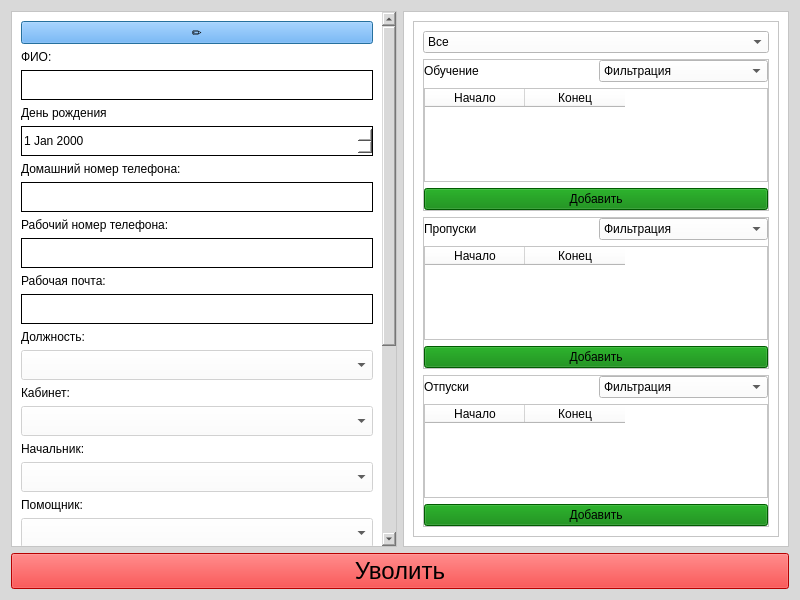
<?xml version="1.0" encoding="UTF-8"?>
<ui version="4.0">
 <class>Dialog</class>
 <widget class="QDialog" name="Dialog">
  <property name="geometry">
   <rect>
    <x>0</x>
    <y>0</y>
    <width>800</width>
    <height>600</height>
   </rect>
  </property>
  <property name="sizePolicy">
   <sizepolicy hsizetype="Fixed" vsizetype="Fixed">
    <horstretch>0</horstretch>
    <verstretch>0</verstretch>
   </sizepolicy>
  </property>
  <property name="minimumSize">
   <size>
    <width>800</width>
    <height>600</height>
   </size>
  </property>
  <property name="maximumSize">
   <size>
    <width>800</width>
    <height>600</height>
   </size>
  </property>
  <property name="windowTitle">
   <string>Dialog</string>
  </property>
  <property name="styleSheet">
   <string notr="true">background-color: rgb(217, 217, 217);</string>
  </property>
  <layout class="QVBoxLayout" name="verticalLayout_4">
   <item>
    <layout class="QVBoxLayout" name="verticalLayout">
     <item>
      <layout class="QHBoxLayout" name="horizontalLayout">
       <item>
        <widget class="QScrollArea" name="scrollArea">
         <property name="minimumSize">
          <size>
           <width>0</width>
           <height>0</height>
          </size>
         </property>
         <property name="maximumSize">
          <size>
           <width>16777215</width>
           <height>16777215</height>
          </size>
         </property>
         <property name="styleSheet">
          <string notr="true">background-color: white;</string>
         </property>
         <property name="widgetResizable">
          <bool>true</bool>
         </property>
         <widget class="QWidget" name="scrollAreaWidgetContents">
          <property name="geometry">
           <rect>
            <x>0</x>
            <y>-364</y>
            <width>367</width>
            <height>899</height>
           </rect>
          </property>
          <layout class="QVBoxLayout" name="verticalLayout_9">
           <item>
            <layout class="QVBoxLayout" name="verticalLayout_2">
             <item>
              <widget class="QPushButton" name="btn_edit">
               <property name="styleSheet">
                <string notr="true">background-color: rgb(85, 170, 255);</string>
               </property>
               <property name="text">
                <string>✏️</string>
               </property>
              </widget>
             </item>
             <item>
              <widget class="QLabel" name="label_2">
               <property name="styleSheet">
                <string notr="true">color: black;</string>
               </property>
               <property name="text">
                <string>ФИО:</string>
               </property>
              </widget>
             </item>
             <item>
              <widget class="QLineEdit" name="input_full_name_2">
               <property name="enabled">
                <bool>false</bool>
               </property>
               <property name="sizePolicy">
                <sizepolicy hsizetype="Expanding" vsizetype="Expanding">
                 <horstretch>0</horstretch>
                 <verstretch>0</verstretch>
                </sizepolicy>
               </property>
               <property name="minimumSize">
                <size>
                 <width>0</width>
                 <height>30</height>
                </size>
               </property>
               <property name="font">
                <font>
                 <kerning>true</kerning>
                </font>
               </property>
               <property name="styleSheet">
                <string notr="true">QWidget {
	background-color: white;
	color: black;
	border: 1px solid black;
}</string>
               </property>
              </widget>
             </item>
            </layout>
           </item>
           <item>
            <layout class="QVBoxLayout" name="verticalLayout_6">
             <item>
              <widget class="QLabel" name="label_6">
               <property name="styleSheet">
                <string notr="true">color: black;</string>
               </property>
               <property name="text">
                <string>День рождения</string>
               </property>
              </widget>
             </item>
             <item>
              <widget class="QDateEdit" name="input_date_of_birth_2">
               <property name="enabled">
                <bool>false</bool>
               </property>
               <property name="sizePolicy">
                <sizepolicy hsizetype="Expanding" vsizetype="Expanding">
                 <horstretch>0</horstretch>
                 <verstretch>0</verstretch>
                </sizepolicy>
               </property>
               <property name="minimumSize">
                <size>
                 <width>0</width>
                 <height>30</height>
                </size>
               </property>
               <property name="styleSheet">
                <string notr="true">QWidget {
	background-color: white;
	color: black;
	border: 1px solid black;
}</string>
               </property>
              </widget>
             </item>
            </layout>
           </item>
           <item>
            <layout class="QVBoxLayout" name="verticalLayout_7">
             <item>
              <widget class="QLabel" name="label_7">
               <property name="styleSheet">
                <string notr="true">color: black;</string>
               </property>
               <property name="text">
                <string>Домашний номер телефона:</string>
               </property>
              </widget>
             </item>
             <item>
              <widget class="QLineEdit" name="input_home_number_2">
               <property name="enabled">
                <bool>false</bool>
               </property>
               <property name="sizePolicy">
                <sizepolicy hsizetype="Expanding" vsizetype="Expanding">
                 <horstretch>0</horstretch>
                 <verstretch>0</verstretch>
                </sizepolicy>
               </property>
               <property name="minimumSize">
                <size>
                 <width>0</width>
                 <height>30</height>
                </size>
               </property>
               <property name="font">
                <font>
                 <kerning>true</kerning>
                </font>
               </property>
               <property name="styleSheet">
                <string notr="true">QWidget {
	background-color: white;
	color: black;
	border: 1px solid black;
}</string>
               </property>
              </widget>
             </item>
            </layout>
           </item>
           <item>
            <layout class="QVBoxLayout" name="verticalLayout_3">
             <item>
              <widget class="QLabel" name="label_3">
               <property name="styleSheet">
                <string notr="true">color: black;</string>
               </property>
               <property name="text">
                <string>Рабочий номер телефона:</string>
               </property>
              </widget>
             </item>
             <item>
              <widget class="QLineEdit" name="input_work_phone">
               <property name="enabled">
                <bool>false</bool>
               </property>
               <property name="sizePolicy">
                <sizepolicy hsizetype="Expanding" vsizetype="Expanding">
                 <horstretch>0</horstretch>
                 <verstretch>0</verstretch>
                </sizepolicy>
               </property>
               <property name="minimumSize">
                <size>
                 <width>0</width>
                 <height>30</height>
                </size>
               </property>
               <property name="font">
                <font>
                 <kerning>true</kerning>
                </font>
               </property>
               <property name="styleSheet">
                <string notr="true">QWidget {
	background-color: white;
	color: black;
	border: 1px solid black;
}</string>
               </property>
              </widget>
             </item>
            </layout>
           </item>
           <item>
            <layout class="QVBoxLayout" name="verticalLayout_8">
             <item>
              <widget class="QLabel" name="label_8">
               <property name="styleSheet">
                <string notr="true">color: black;</string>
               </property>
               <property name="text">
                <string>Рабочая почта:</string>
               </property>
              </widget>
             </item>
             <item>
              <widget class="QLineEdit" name="input_work_email">
               <property name="enabled">
                <bool>false</bool>
               </property>
               <property name="sizePolicy">
                <sizepolicy hsizetype="Expanding" vsizetype="Expanding">
                 <horstretch>0</horstretch>
                 <verstretch>0</verstretch>
                </sizepolicy>
               </property>
               <property name="minimumSize">
                <size>
                 <width>0</width>
                 <height>30</height>
                </size>
               </property>
               <property name="font">
                <font>
                 <kerning>true</kerning>
                </font>
               </property>
               <property name="styleSheet">
                <string notr="true">QWidget {
	background-color: white;
	color: black;
	border: 1px solid black;
}</string>
               </property>
              </widget>
             </item>
            </layout>
           </item>
           <item>
            <layout class="QVBoxLayout" name="verticalLayout_13">
             <item>
              <widget class="QLabel" name="label_13">
               <property name="styleSheet">
                <string notr="true">color: black;</string>
               </property>
               <property name="text">
                <string>Должность:</string>
               </property>
              </widget>
             </item>
             <item>
              <widget class="QComboBox" name="optional_job_titles">
               <property name="enabled">
                <bool>false</bool>
               </property>
               <property name="sizePolicy">
                <sizepolicy hsizetype="Expanding" vsizetype="Expanding">
                 <horstretch>0</horstretch>
                 <verstretch>0</verstretch>
                </sizepolicy>
               </property>
               <property name="minimumSize">
                <size>
                 <width>0</width>
                 <height>30</height>
                </size>
               </property>
               <property name="styleSheet">
                <string notr="true">	background-color: white;
	color: black;</string>
               </property>
              </widget>
             </item>
            </layout>
           </item>
           <item>
            <layout class="QVBoxLayout" name="verticalLayout_11">
             <item>
              <widget class="QLabel" name="label_11">
               <property name="styleSheet">
                <string notr="true">color: black;</string>
               </property>
               <property name="text">
                <string>Кабинет:</string>
               </property>
              </widget>
             </item>
             <item>
              <widget class="QComboBox" name="optional_cabinets">
               <property name="enabled">
                <bool>false</bool>
               </property>
               <property name="sizePolicy">
                <sizepolicy hsizetype="Expanding" vsizetype="Expanding">
                 <horstretch>0</horstretch>
                 <verstretch>0</verstretch>
                </sizepolicy>
               </property>
               <property name="minimumSize">
                <size>
                 <width>0</width>
                 <height>30</height>
                </size>
               </property>
               <property name="styleSheet">
                <string notr="true">	background-color: white;
	color: black;</string>
               </property>
              </widget>
             </item>
            </layout>
           </item>
           <item>
            <layout class="QVBoxLayout" name="verticalLayout_14">
             <item>
              <widget class="QLabel" name="label_9">
               <property name="styleSheet">
                <string notr="true">color: black;</string>
               </property>
               <property name="text">
                <string>Начальник:</string>
               </property>
              </widget>
             </item>
             <item>
              <widget class="QComboBox" name="optional_boss">
               <property name="enabled">
                <bool>false</bool>
               </property>
               <property name="sizePolicy">
                <sizepolicy hsizetype="Expanding" vsizetype="Expanding">
                 <horstretch>0</horstretch>
                 <verstretch>0</verstretch>
                </sizepolicy>
               </property>
               <property name="minimumSize">
                <size>
                 <width>0</width>
                 <height>30</height>
                </size>
               </property>
               <property name="styleSheet">
                <string notr="true">	background-color: white;
	color: black;</string>
               </property>
              </widget>
             </item>
            </layout>
           </item>
           <item>
            <layout class="QVBoxLayout" name="verticalLayout_15">
             <item>
              <widget class="QLabel" name="label_14">
               <property name="styleSheet">
                <string notr="true">color: black;</string>
               </property>
               <property name="text">
                <string>Помощник:</string>
               </property>
              </widget>
             </item>
             <item>
              <widget class="QComboBox" name="optional_helpers_2">
               <property name="enabled">
                <bool>false</bool>
               </property>
               <property name="sizePolicy">
                <sizepolicy hsizetype="Expanding" vsizetype="Expanding">
                 <horstretch>0</horstretch>
                 <verstretch>0</verstretch>
                </sizepolicy>
               </property>
               <property name="minimumSize">
                <size>
                 <width>0</width>
                 <height>30</height>
                </size>
               </property>
               <property name="styleSheet">
                <string notr="true">	background-color: white;
	color: black;</string>
               </property>
              </widget>
             </item>
            </layout>
           </item>
           <item>
            <layout class="QVBoxLayout" name="verticalLayout_16">
             <item>
              <widget class="QLabel" name="label_15">
               <property name="maximumSize">
                <size>
                 <width>16777215</width>
                 <height>20</height>
                </size>
               </property>
               <property name="styleSheet">
                <string notr="true">color: black;</string>
               </property>
               <property name="text">
                <string>Организация:</string>
               </property>
              </widget>
             </item>
             <item>
              <widget class="QComboBox" name="optional_organizations">
               <property name="enabled">
                <bool>false</bool>
               </property>
               <property name="sizePolicy">
                <sizepolicy hsizetype="Expanding" vsizetype="Expanding">
                 <horstretch>0</horstretch>
                 <verstretch>0</verstretch>
                </sizepolicy>
               </property>
               <property name="minimumSize">
                <size>
                 <width>0</width>
                 <height>30</height>
                </size>
               </property>
               <property name="maximumSize">
                <size>
                 <width>16777215</width>
                 <height>30</height>
                </size>
               </property>
               <property name="styleSheet">
                <string notr="true">	background-color: white;
	color: black;</string>
               </property>
              </widget>
             </item>
            </layout>
           </item>
           <item>
            <layout class="QVBoxLayout" name="verticalLayout_17">
             <item>
              <widget class="QLabel" name="label_16">
               <property name="sizePolicy">
                <sizepolicy hsizetype="Preferred" vsizetype="Preferred">
                 <horstretch>0</horstretch>
                 <verstretch>0</verstretch>
                </sizepolicy>
               </property>
               <property name="maximumSize">
                <size>
                 <width>16777215</width>
                 <height>20</height>
                </size>
               </property>
               <property name="styleSheet">
                <string notr="true">color: black;</string>
               </property>
               <property name="text">
                <string>Подразделение:</string>
               </property>
              </widget>
             </item>
             <item>
              <widget class="QComboBox" name="optional_sub_divisions">
               <property name="enabled">
                <bool>false</bool>
               </property>
               <property name="sizePolicy">
                <sizepolicy hsizetype="Expanding" vsizetype="Expanding">
                 <horstretch>0</horstretch>
                 <verstretch>0</verstretch>
                </sizepolicy>
               </property>
               <property name="minimumSize">
                <size>
                 <width>0</width>
                 <height>30</height>
                </size>
               </property>
               <property name="maximumSize">
                <size>
                 <width>16777215</width>
                 <height>30</height>
                </size>
               </property>
               <property name="styleSheet">
                <string notr="true">	background-color: white;
	color: black;</string>
               </property>
              </widget>
             </item>
            </layout>
           </item>
           <item>
            <layout class="QVBoxLayout" name="verticalLayout_10">
             <property name="spacing">
              <number>0</number>
             </property>
             <item>
              <widget class="QLabel" name="label_10">
               <property name="maximumSize">
                <size>
                 <width>16777215</width>
                 <height>20</height>
                </size>
               </property>
               <property name="styleSheet">
                <string notr="true">color: black;</string>
               </property>
               <property name="text">
                <string>Отдел:</string>
               </property>
              </widget>
             </item>
             <item>
              <widget class="QComboBox" name="optional_department">
               <property name="enabled">
                <bool>false</bool>
               </property>
               <property name="sizePolicy">
                <sizepolicy hsizetype="Expanding" vsizetype="Expanding">
                 <horstretch>0</horstretch>
                 <verstretch>0</verstretch>
                </sizepolicy>
               </property>
               <property name="minimumSize">
                <size>
                 <width>0</width>
                 <height>30</height>
                </size>
               </property>
               <property name="maximumSize">
                <size>
                 <width>16777215</width>
                 <height>30</height>
                </size>
               </property>
               <property name="styleSheet">
                <string notr="true">	background-color: white;
	color: black;</string>
               </property>
              </widget>
             </item>
            </layout>
           </item>
           <item>
            <layout class="QVBoxLayout" name="verticalLayout_12">
             <item>
              <widget class="QLabel" name="label_12">
               <property name="styleSheet">
                <string notr="true">color: black;</string>
               </property>
               <property name="text">
                <string>Дополнительная информация:</string>
               </property>
              </widget>
             </item>
             <item>
              <widget class="QPlainTextEdit" name="input_more_info">
               <property name="enabled">
                <bool>false</bool>
               </property>
               <property name="styleSheet">
                <string notr="true">	background-color: white;
	color: black;</string>
               </property>
              </widget>
             </item>
            </layout>
           </item>
           <item>
            <widget class="QPushButton" name="btn_save">
             <property name="minimumSize">
              <size>
               <width>0</width>
               <height>35</height>
              </size>
             </property>
             <property name="styleSheet">
              <string notr="true">background-color: green;
</string>
             </property>
             <property name="text">
              <string>Сохранить</string>
             </property>
            </widget>
           </item>
          </layout>
         </widget>
        </widget>
       </item>
       <item>
        <widget class="QFrame" name="frame_2">
         <property name="sizePolicy">
          <sizepolicy hsizetype="Expanding" vsizetype="Expanding">
           <horstretch>0</horstretch>
           <verstretch>0</verstretch>
          </sizepolicy>
         </property>
         <property name="minimumSize">
          <size>
           <width>0</width>
           <height>0</height>
          </size>
         </property>
         <property name="maximumSize">
          <size>
           <width>16777215</width>
           <height>16777215</height>
          </size>
         </property>
         <property name="styleSheet">
          <string notr="true">background-color: white;</string>
         </property>
         <property name="frameShape">
          <enum>QFrame::Shape::StyledPanel</enum>
         </property>
         <property name="frameShadow">
          <enum>QFrame::Shadow::Raised</enum>
         </property>
         <layout class="QHBoxLayout" name="horizontalLayout_3">
          <item>
           <widget class="QScrollArea" name="scrollArea_2">
            <property name="widgetResizable">
             <bool>true</bool>
            </property>
            <widget class="QWidget" name="scrollAreaWidgetContents_3">
             <property name="geometry">
              <rect>
               <x>0</x>
               <y>0</y>
               <width>364</width>
               <height>515</height>
              </rect>
             </property>
             <layout class="QVBoxLayout" name="verticalLayout_20">
              <item>
               <layout class="QHBoxLayout" name="horizontalLayout_2">
                <item>
                 <widget class="QComboBox" name="combobox_filtration_by_table">
                  <property name="styleSheet">
                   <string notr="true">color: black;</string>
                  </property>
                  <item>
                   <property name="text">
                    <string>Все</string>
                   </property>
                  </item>
                  <item>
                   <property name="text">
                    <string>Обучение</string>
                   </property>
                  </item>
                  <item>
                   <property name="text">
                    <string>Отпуски</string>
                   </property>
                  </item>
                  <item>
                   <property name="text">
                    <string>Пропуски</string>
                   </property>
                  </item>
                 </widget>
                </item>
               </layout>
              </item>
              <item>
               <widget class="QFrame" name="frame_study_date">
                <property name="frameShape">
                 <enum>QFrame::Shape::StyledPanel</enum>
                </property>
                <property name="frameShadow">
                 <enum>QFrame::Shadow::Raised</enum>
                </property>
                <layout class="QVBoxLayout" name="verticalLayout_5">
                 <property name="leftMargin">
                  <number>0</number>
                 </property>
                 <property name="topMargin">
                  <number>0</number>
                 </property>
                 <property name="rightMargin">
                  <number>0</number>
                 </property>
                 <property name="bottomMargin">
                  <number>0</number>
                 </property>
                 <item>
                  <layout class="QHBoxLayout" name="horizontalLayout_4">
                   <item>
                    <widget class="QLabel" name="label">
                     <property name="styleSheet">
                      <string notr="true">color: black;</string>
                     </property>
                     <property name="text">
                      <string>Обучение</string>
                     </property>
                    </widget>
                   </item>
                   <item>
                    <widget class="QComboBox" name="combobox_filtration_by_period_for_study">
                     <property name="styleSheet">
                      <string notr="true">color: black;</string>
                     </property>
                     <item>
                      <property name="text">
                       <string>Фильтрация</string>
                      </property>
                     </item>
                     <item>
                      <property name="text">
                       <string>Прошедшие</string>
                      </property>
                     </item>
                     <item>
                      <property name="text">
                       <string>Текущие</string>
                      </property>
                     </item>
                     <item>
                      <property name="text">
                       <string>Будущие</string>
                      </property>
                     </item>
                    </widget>
                   </item>
                  </layout>
                 </item>
                 <item>
                  <widget class="QTableWidget" name="tableWidget_education">
                   <property name="styleSheet">
                    <string notr="true">color: black;</string>
                   </property>
                   <property name="sortingEnabled">
                    <bool>true</bool>
                   </property>
                   <column>
                    <property name="text">
                     <string>Начало</string>
                    </property>
                   </column>
                   <column>
                    <property name="text">
                     <string>Конец</string>
                    </property>
                   </column>
                  </widget>
                 </item>
                 <item>
                  <widget class="QPushButton" name="pushButton_add_education">
                   <property name="styleSheet">
                    <string notr="true">background-color: green;
</string>
                   </property>
                   <property name="text">
                    <string>Добавить</string>
                   </property>
                  </widget>
                 </item>
                </layout>
               </widget>
              </item>
              <item>
               <widget class="QFrame" name="frame_skips_date">
                <property name="frameShape">
                 <enum>QFrame::Shape::StyledPanel</enum>
                </property>
                <property name="frameShadow">
                 <enum>QFrame::Shadow::Raised</enum>
                </property>
                <layout class="QVBoxLayout" name="verticalLayout_18">
                 <property name="leftMargin">
                  <number>0</number>
                 </property>
                 <property name="topMargin">
                  <number>0</number>
                 </property>
                 <property name="rightMargin">
                  <number>0</number>
                 </property>
                 <property name="bottomMargin">
                  <number>0</number>
                 </property>
                 <item>
                  <layout class="QHBoxLayout" name="horizontalLayout_5">
                   <item>
                    <widget class="QLabel" name="label_4">
                     <property name="styleSheet">
                      <string notr="true">color: black;</string>
                     </property>
                     <property name="text">
                      <string>Пропуски</string>
                     </property>
                    </widget>
                   </item>
                   <item>
                    <widget class="QComboBox" name="combobox_filtration_by_period_for_skips">
                     <property name="styleSheet">
                      <string notr="true">color: black;</string>
                     </property>
                     <item>
                      <property name="text">
                       <string>Фильтрация</string>
                      </property>
                     </item>
                     <item>
                      <property name="text">
                       <string>Прошедшие</string>
                      </property>
                     </item>
                     <item>
                      <property name="text">
                       <string>Текущие</string>
                      </property>
                     </item>
                    </widget>
                   </item>
                  </layout>
                 </item>
                 <item>
                  <widget class="QTableWidget" name="tableWidget_skips">
                   <property name="styleSheet">
                    <string notr="true">color: black;</string>
                   </property>
                   <property name="sortingEnabled">
                    <bool>true</bool>
                   </property>
                   <column>
                    <property name="text">
                     <string>Начало</string>
                    </property>
                   </column>
                   <column>
                    <property name="text">
                     <string>Конец</string>
                    </property>
                   </column>
                  </widget>
                 </item>
                 <item>
                  <widget class="QPushButton" name="pushButton_add_skips">
                   <property name="styleSheet">
                    <string notr="true">background-color: green;
</string>
                   </property>
                   <property name="text">
                    <string>Добавить</string>
                   </property>
                  </widget>
                 </item>
                </layout>
               </widget>
              </item>
              <item>
               <widget class="QFrame" name="frame_vacation_date">
                <property name="frameShape">
                 <enum>QFrame::Shape::StyledPanel</enum>
                </property>
                <property name="frameShadow">
                 <enum>QFrame::Shadow::Raised</enum>
                </property>
                <layout class="QVBoxLayout" name="verticalLayout_19">
                 <property name="leftMargin">
                  <number>0</number>
                 </property>
                 <property name="topMargin">
                  <number>0</number>
                 </property>
                 <property name="rightMargin">
                  <number>0</number>
                 </property>
                 <property name="bottomMargin">
                  <number>0</number>
                 </property>
                 <item>
                  <layout class="QHBoxLayout" name="horizontalLayout_6">
                   <item>
                    <widget class="QLabel" name="label_5">
                     <property name="styleSheet">
                      <string notr="true">color: black;</string>
                     </property>
                     <property name="text">
                      <string>Отпуски</string>
                     </property>
                    </widget>
                   </item>
                   <item>
                    <widget class="QComboBox" name="combobox_filtration_by_period_for_vacation">
                     <property name="styleSheet">
                      <string notr="true">color: black;</string>
                     </property>
                     <item>
                      <property name="text">
                       <string>Фильтрация</string>
                      </property>
                     </item>
                     <item>
                      <property name="text">
                       <string>Прошедшие</string>
                      </property>
                     </item>
                     <item>
                      <property name="text">
                       <string>Текущие</string>
                      </property>
                     </item>
                     <item>
                      <property name="text">
                       <string>Будущие</string>
                      </property>
                     </item>
                    </widget>
                   </item>
                  </layout>
                 </item>
                 <item>
                  <widget class="QTableWidget" name="tableWidget_vacations">
                   <property name="styleSheet">
                    <string notr="true">color: black;</string>
                   </property>
                   <property name="sortingEnabled">
                    <bool>true</bool>
                   </property>
                   <column>
                    <property name="text">
                     <string>Начало</string>
                    </property>
                   </column>
                   <column>
                    <property name="text">
                     <string>Конец</string>
                    </property>
                   </column>
                  </widget>
                 </item>
                 <item>
                  <widget class="QPushButton" name="pushButton_add_vacation">
                   <property name="styleSheet">
                    <string notr="true">background-color: green;
</string>
                   </property>
                   <property name="text">
                    <string>Добавить</string>
                   </property>
                  </widget>
                 </item>
                </layout>
               </widget>
              </item>
             </layout>
            </widget>
           </widget>
          </item>
         </layout>
        </widget>
       </item>
      </layout>
     </item>
     <item>
      <widget class="QPushButton" name="pushButton">
       <property name="minimumSize">
        <size>
         <width>0</width>
         <height>35</height>
        </size>
       </property>
       <property name="font">
        <font>
         <family>Arial</family>
         <pointsize>18</pointsize>
        </font>
       </property>
       <property name="cursor">
        <cursorShape>PointingHandCursor</cursorShape>
       </property>
       <property name="styleSheet">
        <string notr="true">background-color: red;
</string>
       </property>
       <property name="text">
        <string>Уволить</string>
       </property>
      </widget>
     </item>
    </layout>
   </item>
  </layout>
 </widget>
 <resources/>
 <connections/>
</ui>
